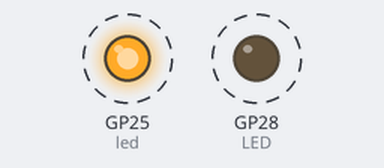
The program below on a simulated Raspberry Pi Pico running MicroPython. Shown: output pins drawn as LEDs (lit = HIGH). Dashed ring = blinking.

Above: at 0.5 s.
Timing chart, 0 to 4.6 s (numbered marks = the images above):
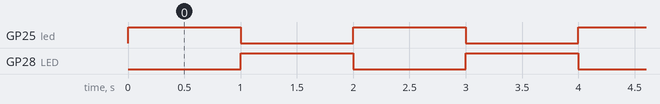

The program:

On_Board_LED_Blinking.py
```python
import machine
import utime

led = machine.Pin(25, machine.Pin.OUT)
LED = machine.Pin(28, machine.Pin.OUT)

while True:

    led.value(1)
    LED.value(0)
    utime.sleep(1)

    led.value(0)
    LED.value(1)
    utime.sleep(1)
```

Measured:
- by itself, GP25 (led), GP28 (LED): alternates HIGH for 1.0 s and LOW for 1.0 s
